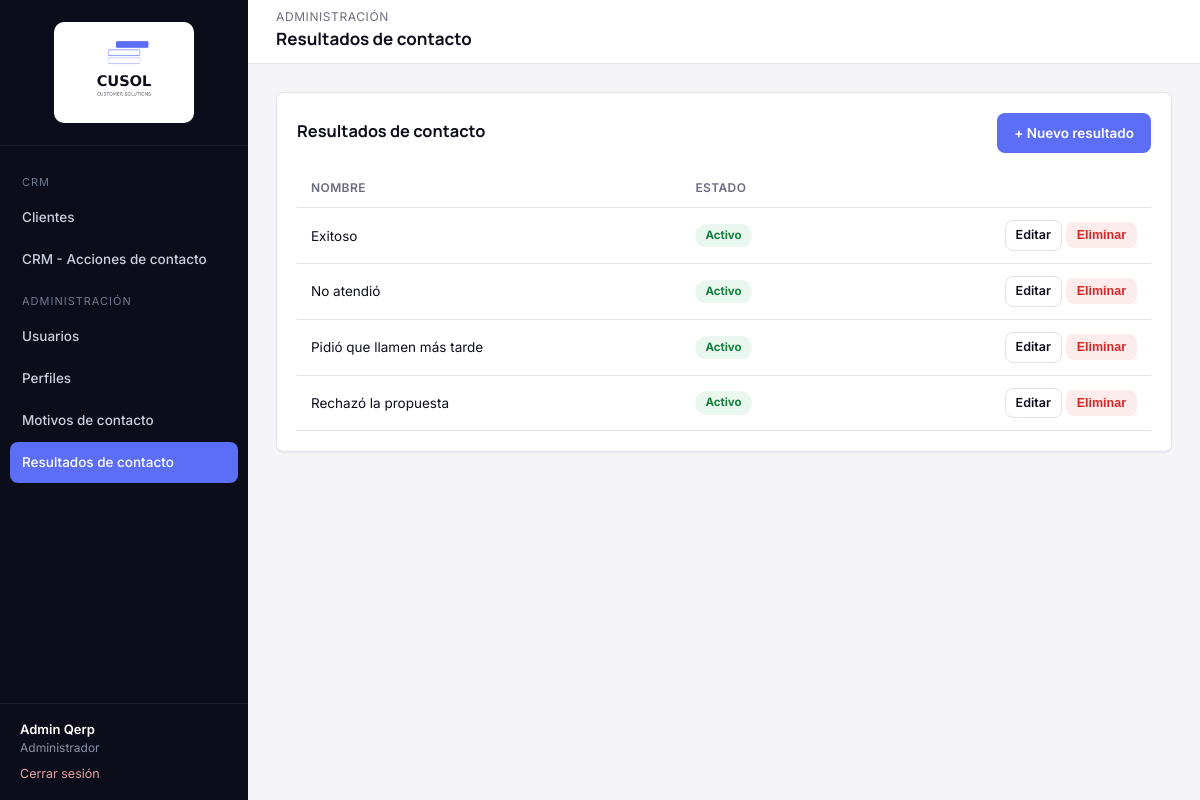
Screenshot of /modules/resultados-contacto/index.php (signed in) with the database file from the repository.
### tables this page shows
CREATE TABLE qerp_secciones (
  id INT PRIMARY KEY AUTO_INCREMENT,
  nombre VARCHAR(100) NOT NULL,
  slug VARCHAR(100) NOT NULL UNIQUE,
  icono VARCHAR(50) DEFAULT NULL,
  grupo VARCHAR(50) NOT NULL DEFAULT 'General',
  orden INT DEFAULT 0
);

CREATE TABLE qerp_resultados_contacto (
  id INT PRIMARY KEY AUTO_INCREMENT,
  nombre VARCHAR(100) NOT NULL,
  activo TINYINT(1) NOT NULL DEFAULT 1
);

### includes/funciones.php (called while the page is built, shortened)
<?php
function estaLogueado(): bool
{
    return isset($_SESSION['usuario_id']);
}
function usuarioActual(): ?array
{
    return [
        'id'         => $_SESSION['usuario_id'],
        'nombre'     => $_SESSION['usuario_nombre'],
        'apellido'   => $_SESSION['usuario_apellido'],
        'mail'       => $_SESSION['usuario_mail'],
        'perfil_id'  => $_SESSION['perfil_id'],
        'perfil'     => $_SESSION['perfil_nombre'],
    ];
}
function tienePermiso(PDO $pdo, string $slugSeccion, string $accion = 'ver'): bool
{
    $accionesValidas = ['ver', 'crear', 'editar', 'eliminar'];
    static $cache = [];
    $clave = $_SESSION['perfil_id'] . '-' . $slugSeccion;
    if (!isset($cache[$clave])) {
        $stmt = $pdo->prepare(
            "SELECT pp.ver, pp.crear, pp.editar, pp.eliminar
             FROM qerp_perfil_permisos pp
             INNER JOIN qerp_secciones s ON s.id = pp.seccion_id
             WHERE pp.perfil_id = :perfil_id AND s.slug = :slug
             LIMIT 1"
        );
        $stmt->execute([
            ':perfil_id' => $_SESSION['perfil_id'],
            ':slug'      => $slugSeccion,
        ]);
        $cache[$clave] = $stmt->fetch() ?: ['ver' => 0, 'crear' => 0, 'editar' => 0, 'eliminar' => 0];
    }
    return (bool) $cache[$clave][$accion];
}
function requerirPermiso(PDO $pdo, string $slugSeccion, string $accion = 'ver'): void
{
    if (!tienePermiso($pdo, $slugSeccion, $accion)) {
        http_response_code(403);
        include __DIR__ . '/../includes/403.php';
        exit;
    }
}
function asset(string $ruta): string
{
    $rutaFs = $_SERVER['DOCUMENT_ROOT'] . QERP_URL_BASE . $ruta;
    $version = file_exists($rutaFs) ? filemtime($rutaFs) : time();
    return QERP_URL_BASE . $ruta . '?v=' . $version;
}
function e(?string $valor): string
{
    return htmlspecialchars($valor ?? '', ENT_QUOTES, 'UTF-8');
}
function obtenerSeccionesMenu(PDO $pdo): array
{
    $stmt = $pdo->query('SELECT * FROM qerp_secciones ORDER BY orden ASC');
    return $stmt->fetchAll();
}

### modules/resultados-contacto/index.php (the view, shortened to what this page needs)
<?php
require_once __DIR__ . '/../../config/conexion.php';
require_once __DIR__ . '/../../includes/funciones.php';
requerirPermiso($pdo, 'resultados-contacto', 'ver');
$tituloPagina = 'Resultados de contacto';
$eyebrowPagina = 'Administración';
$slugSeccionActual = 'resultados-contacto';
$puedeCrear  = tienePermiso($pdo, 'resultados-contacto', 'crear');
$puedeEditar = tienePermiso($pdo, 'resultados-contacto', 'editar');
$puedeBorrar = tienePermiso($pdo, 'resultados-contacto', 'eliminar');
$resultados = $pdo->query('SELECT * FROM qerp_resultados_contacto ORDER BY nombre')->fetchAll();
include __DIR__ . '/../../includes/header.php';
?>
<div class="card">
    <div class="card-header">
        <h3>Resultados de contacto</h3>
        <?php if ($puedeCrear): ?>
            <a href="nuevo.php" class="btn btn-primary">+ Nuevo resultado</a>
        <?php endif; ?>
    </div>
    <table class="tabla-qerp">
        <thead>
            <tr>
                <th>Nombre</th>
                <th>Estado</th>
                <th></th>
            </tr>
        </thead>
        <tbody>
            <?php foreach ($resultados as $r): ?>
            <tr>
                <td><?= e($r['nombre']) ?></td>
                <td>
                    <span class="badge <?= $r['activo'] ? 'badge-activo' : 'badge-inactivo' ?>">
                        <?= $r['activo'] ? 'Activo' : 'Inactivo' ?>
                    </span>
                </td>
                <td style="text-align:right;white-space:nowrap;">
                    <?php if ($puedeEditar): ?>
                        <a href="editar.php?id=<?= (int) $r['id'] ?>" class="btn btn-outline btn-sm">Editar</a>
                    <?php endif; ?>
                    <?php if ($puedeBorrar): ?>
                        <form method="post" action="eliminar.php" style="display:inline;"
                              onsubmit="return confirm('¿Eliminar este resultado?');">
                            <button type="submit" class="btn btn-danger btn-sm">Eliminar</button>
                        </form>
                    <?php endif; ?>
                </td>
            </tr>
            <?php endforeach; ?>
        </tbody>
    </table>
</div>
<?php include __DIR__ . '/../../includes/footer.php'; ?>

### includes/header.php (shortened to what this page needs)
<!DOCTYPE html>
<html lang="es">
<head>
    <link rel="stylesheet" href="<?= asset('/assets/css/style.css') ?>">
</head>
<body>
<div class="qerp-shell">
    <?php include __DIR__ . '/sidebar.php'; ?>
    <div class="qerp-main">
        <header class="qerp-header">
            <div>
                <?php if (!empty($eyebrowPagina)): ?>
                    <div class="eyebrow"><?= e($eyebrowPagina) ?></div>
                <?php endif; ?>
                <h1><?= e($tituloPagina ?? '') ?></h1>
            </div>
        </header>
        <main class="qerp-content">

### includes/sidebar.php (shortened to what this page needs)
<?php
$usuario = usuarioActual();
$secciones = obtenerSeccionesMenu($pdo);
$slugActual = $slugSeccionActual ?? '';
$grupos = [];
foreach ($secciones as $s) {
    $grupos[$s['grupo'] ?? 'General'][] = $s;
}
$ordenGrupos = ['CRM', 'Administración'];
?>
<aside class="qerp-sidebar" id="qerpSidebar">
    <div class="brand">
        <img src="<?= QERP_URL_BASE ?>/assets/img/logo-cusol.png" alt="CUSOL" class="logo-sidebar">
    </div>
    <nav class="qerp-nav">
        <?php foreach ($ordenGrupos as $grupo): ?>
            <?php
                $items = array_filter($grupos[$grupo] ?? [], fn($s) => tienePermiso($pdo, $s['slug'], 'ver'));
            ?>
            <div class="seccion-titulo"><?= e($grupo) ?></div>
            <?php foreach ($items as $s): ?>
                <a href="<?= QERP_URL_BASE ?>/modules/<?= e($s['slug']) ?>/index.php"
                   class="<?= $slugActual === $s['slug'] ? 'activo' : '' ?>">
                    <?= e($s['nombre']) ?>
                </a>
            <?php endforeach; ?>
        <?php endforeach; ?>
    </nav>
    <div class="usuario-box">
        <div class="nombre"><?= e($usuario['nombre'] . ' ' . $usuario['apellido']) ?></div>
        <div class="perfil"><?= e($usuario['perfil']) ?></div>
        <a class="salir" href="<?= QERP_URL_BASE ?>/login/logout.php">Cerrar sesión</a>
    </div>
</aside>

### assets/css/style.css (style rules this page uses)
:root { --bg: #F5F5F8; --surface: #FFFFFF; --ink: #0E0F1C; --muted: #6B6C80; --border: #E2E2EA; --navy: #0C0D1A; --navy-light: #1B1D2E; --navy-hover: #262940; --accent: #5B6EF5; --accent-light: #ECEEFE; --accent-hover: #3A4FD4; --danger: #DC2626; --danger-light: #FDECEC; --success: #15803D; --success-light: #E9F7EE; --warning: #B45309; --warning-light: #FEF3E2; --radius: 8px; --shadow-sm: 0 1px 2px rgba(16, 24, 38, 0.06); --shadow-md: 0 4px 16px rgba(16, 24, 38, 0.08); --sidebar-w: 248px; --header-h: 64px; }
* { box-sizing: border-box; }
html, body { margin: 0; padding: 0; background: var(--bg); color: var(--ink); font-family: 'Inter', -apple-system, BlinkMacSystemFont, 'Segoe UI', sans-serif; font-size: 14px; line-height: 1.5; }
h1, h2, h3, h4 { font-family: 'Manrope', 'Inter', sans-serif; font-weight: 700; color: var(--ink); margin: 0 0 4px 0; }
a { color: var(--accent); text-decoration: none; }
.qerp-shell { display: flex; min-height: 100vh; }
.qerp-sidebar { width: var(--sidebar-w); background: var(--navy); color: #C9D0DE; flex-shrink: 0; position: fixed; top: 0; left: 0; bottom: 0; display: flex; flex-direction: column; }
.qerp-sidebar .brand { display: flex; align-items: center; justify-content: center; padding: 22px 20px; border-bottom: 1px solid rgba(255,255,255,0.08); }
.logo-sidebar { width: 140px; height: auto; background: #fff; border-radius: 10px; padding: 10px 12px; }
.qerp-nav { padding: 16px 10px; flex: 1; overflow-y: auto; }
.qerp-nav .seccion-titulo { text-transform: uppercase; font-size: 11px; letter-spacing: 1px; color: #6E7890; padding: 12px 12px 6px; }
.qerp-nav a { display: flex; align-items: center; gap: 10px; padding: 10px 12px; border-radius: var(--radius); color: #C9D0DE; font-weight: 500; font-size: 13.5px; margin-bottom: 2px; }
.qerp-nav a.activo { background: var(--accent); color: #fff; }
.qerp-sidebar .usuario-box { padding: 16px 20px; border-top: 1px solid rgba(255,255,255,0.08); font-size: 13px; }
.qerp-sidebar .usuario-box .nombre { color: #fff; font-weight: 600; }
.qerp-sidebar .usuario-box .perfil { color: #8590A6; font-size: 12px; }
.qerp-sidebar .usuario-box a.salir { display: inline-block; margin-top: 8px; color: #E9A3A3; font-size: 12.5px; }
.qerp-main { margin-left: var(--sidebar-w); flex: 1; display: flex; flex-direction: column; min-height: 100vh; }
.qerp-header { height: var(--header-h); background: var(--surface); border-bottom: 1px solid var(--border); display: flex; align-items: center; justify-content: space-between; padding: 0 28px; position: sticky; top: 0; z-index: 10; }
.qerp-header h1 { font-size: 17px; }
.qerp-header .eyebrow { font-size: 12px; color: var(--muted); text-transform: uppercase; letter-spacing: 0.6px; }
.qerp-content { padding: 28px; flex: 1; }
.card { position: relative; background: var(--surface); border: 1px solid var(--border); border-radius: var(--radius); box-shadow: var(--shadow-sm); padding: 20px; }
.card-header { display: flex; align-items: center; justify-content: space-between; margin-bottom: 16px; }
.btn { display: inline-flex; align-items: center; gap: 6px; padding: 9px 16px; border-radius: var(--radius); border: 1px solid transparent; font-size: 13.5px; font-weight: 600; cursor: pointer; text-decoration: none !important; }
.btn-primary { background: var(--accent); color: #fff; }
.btn-outline { background: transparent; border-color: var(--border); color: var(--ink); }
.btn-danger { background: var(--danger-light); color: var(--danger); }
.btn-sm { padding: 5px 10px; font-size: 12.5px; }
table.tabla-qerp { width: 100%; border-collapse: collapse; font-size: 13.5px; }
.tabla-qerp th { text-align: left; color: var(--muted); font-weight: 600; font-size: 12px; text-transform: uppercase; letter-spacing: 0.4px; padding: 10px 14px; border-bottom: 1px solid var(--border); }
.tabla-qerp td { padding: 12px 14px; border-bottom: 1px solid var(--border); color: var(--ink); }
.badge { display: inline-block; padding: 3px 10px; border-radius: 20px; font-size: 11.5px; font-weight: 700; }
.badge-activo, .badge-completado { background: var(--success-light); color: var(--success); }

### rows the page displays
qerp_secciones: nombre "Clientes"
qerp_secciones: nombre "CRM - Acciones de contacto"
qerp_secciones: nombre "Usuarios"
qerp_secciones: nombre "Perfiles"
qerp_secciones: nombre "Motivos de contacto"
qerp_secciones: nombre "Resultados de contacto"
qerp_resultados_contacto: nombre "Exitoso", activo "Activo"
qerp_resultados_contacto: nombre "No atendió", activo "Activo"
qerp_resultados_contacto: nombre "Pidió que llamen más tarde", activo "Activo"
qerp_resultados_contacto: nombre "Rechazó la propuesta", activo "Activo"

### other values shown
$grupo "CRM"
$grupo "ADMINISTRACIÓN"
$usuario['nombre'] . ' ' . $usuario['apellido'] "Admin Qerp"
$usuario['perfil'] "Administrador"
$eyebrowPagina "ADMINISTRACIÓN"
